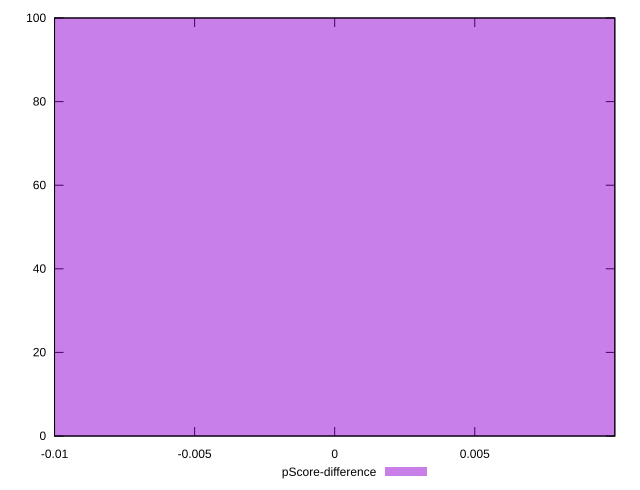

The gnuplot source for this figure:
reset

$pScoreDifference <<EOF
0 100
EOF

set key outside below
set boxwidth 0.1
set xrange [-0.010000286425382301:0.0099997135746177]
set yrange [0:100]
set trange [0:100]
set style fill transparent solid 0.5 noborder
set terminal svg size 640, 490 enhanced background rgb 'white'
set output "report_00009_2021-02-08T22-37-41.559Z/dom-size/samples/pages+cached+noadtech/pScore-difference/histogram.svg"

plot $pScoreDifference title "pScore-difference" with boxes

reset
